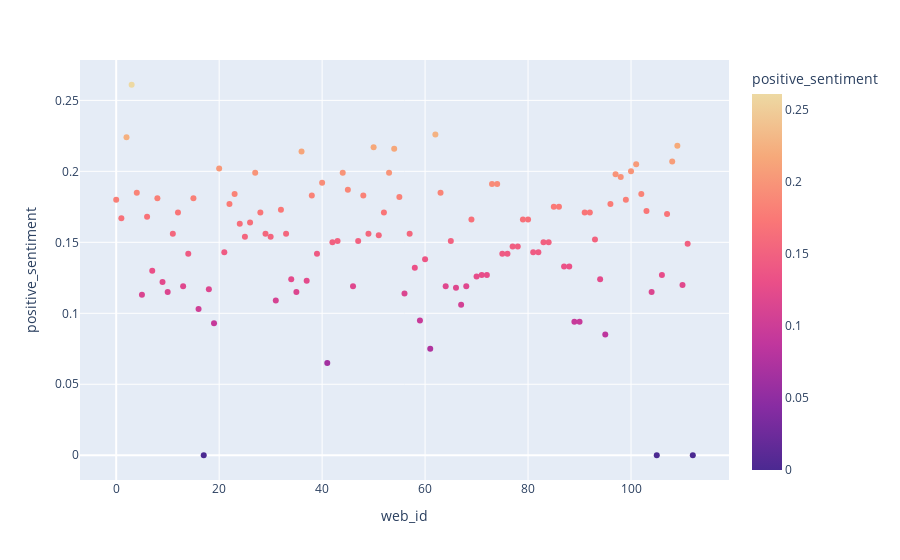

This figure's notebook cell:
### Markdown cell above
### Plotting the positive sentiment scores for each link

### Code cell
fig = px.scatter(dataFrame, x= 'web_id', y= 'positive_sentiment', color = 'positive_sentiment', color_continuous_scale=px.colors.sequential.Agsunset)
fig.show()
